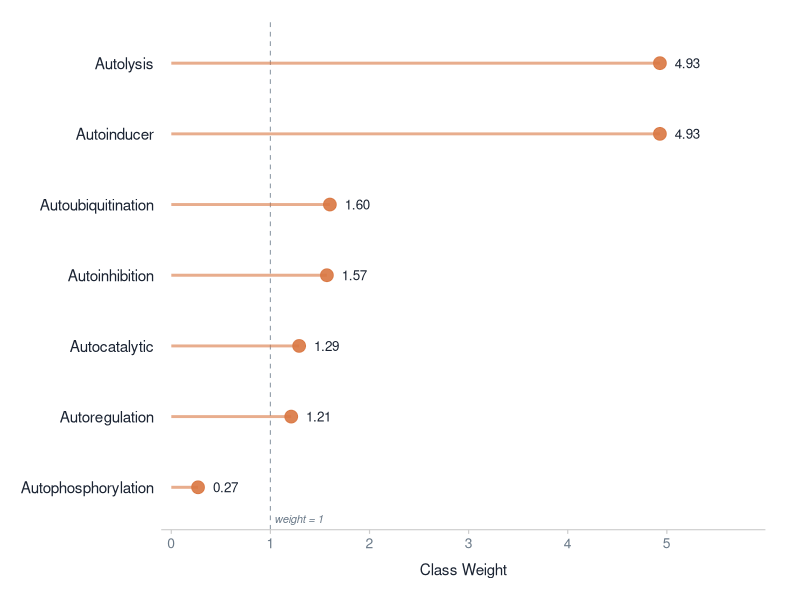

Recreate this plot in R.
# =============================================================================
# Figure: Table 4 — Class weights used for Stage 2 multi-class training
# Description: Dot plot showing inverse-frequency class weights per mechanism.
# Output: figures/figure_table4.png (300 dpi)
# =============================================================================

library(ggplot2)
library(dplyr)

# --- Data --------------------------------------------------------------------
table4 <- data.frame(
  Mechanism = c(
    "Autophosphorylation", "Autoregulation", "Autocatalytic",
    "Autoinhibition", "Autoubiquitination", "Autolysis", "Autoinducer"
  ),
  weight = c(0.27, 1.21, 1.29, 1.57, 1.60, 4.93, 4.93)
)

# Sort ascending by weight (bottom = most frequent / lowest weight)
table4 <- table4 %>%
  arrange(weight, Mechanism) %>%
  mutate(
    Mechanism = factor(Mechanism, levels = Mechanism),
    label     = sprintf("%.2f", weight)
  )

# --- Colour palette ----------------------------------------------------------
col_accent <- "#d97742"
col_ink    <- "#1a2332"
col_muted  <- "#6b7a89"
col_bg     <- "#ffffff"

# --- Plot --------------------------------------------------------------------
p <- ggplot(table4, aes(x = weight, y = Mechanism)) +

  # Reference line at weight = 1 (neutral / balanced)
  geom_vline(
    xintercept = 1, linetype = "dashed",
    colour = col_muted, linewidth = 0.4, alpha = 0.7
  ) +

  # Stem
  geom_segment(
    aes(x = 0, xend = weight, y = Mechanism, yend = Mechanism),
    colour = col_accent, linewidth = 1.0, alpha = 0.60
  ) +

  # Dot
  geom_point(size = 4, colour = col_accent, alpha = 0.90) +

  # Label to the right
  geom_text(
    aes(x = weight + 0.15, label = label),
    hjust = 0, size = 3.4, colour = col_ink
  ) +

  # Annotation explaining the reference line
  annotate(
    "text", x = 1.04, y = 0.55, label = "weight = 1",
    hjust = 0, size = 2.8, colour = col_muted, fontface = "italic"
  ) +

  labs(x = "Class Weight", y = NULL) +

  scale_x_continuous(
    expand = expansion(mult = c(0.02, 0.18)),
    breaks = c(0, 1, 2, 3, 4, 5)
  ) +

  scale_y_discrete(expand = expansion(add = c(0.6, 0.6))) +

  theme_classic(base_size = 12) +
  theme(
    axis.title.x = element_text(
      colour = col_ink, size = 11, margin = margin(t = 8)
    ),
    axis.text.y      = element_text(colour = col_ink,  size = 11),
    axis.text.x      = element_text(colour = col_muted, size = 10),
    axis.line.y      = element_blank(),
    axis.ticks.y     = element_blank(),
    axis.line.x      = element_line(colour = "#cccccc", linewidth = 0.4),
    axis.ticks.x     = element_line(colour = "#cccccc", linewidth = 0.4),
    panel.background = element_rect(fill = col_bg, colour = NA),
    plot.background  = element_rect(fill = col_bg, colour = NA),
    plot.margin      = margin(15, 25, 15, 15)
  )

# --- Save --------------------------------------------------------------------
output_path <- "figures/figure_table4.png"

ggsave(
  filename = output_path,
  plot     = p,
  width    = 7,
  height   = 4,
  dpi      = 300,
  bg       = col_bg
)

message("Saved: ", output_path)